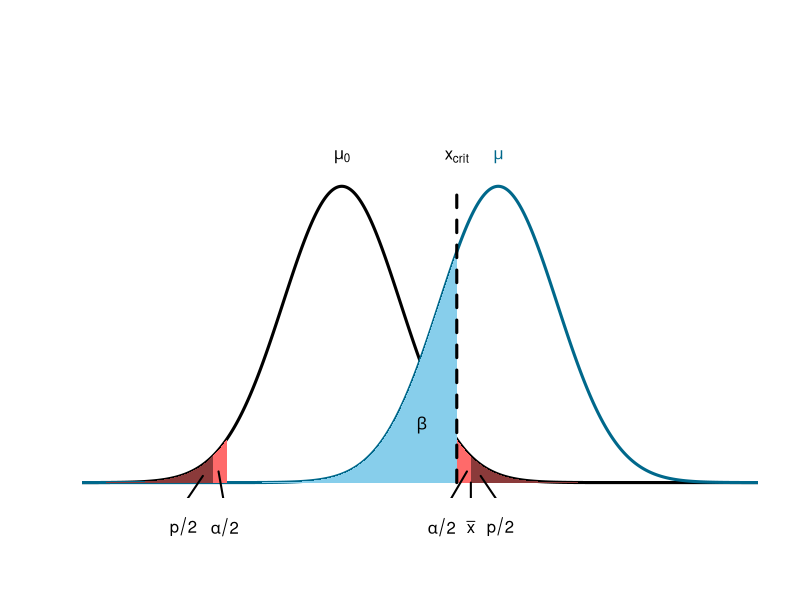
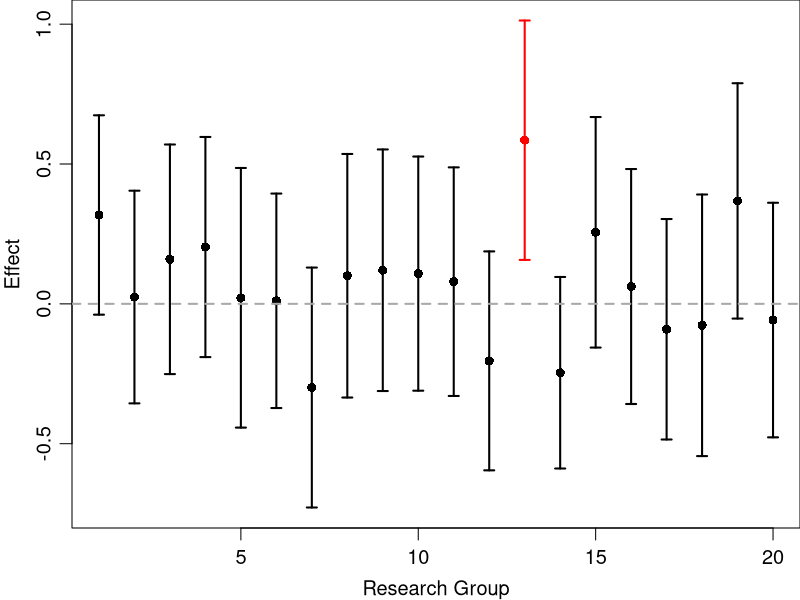

The R script that drew these images, in order:
## ---- chunk 1

# Given: mu_0 = 0, mu = 80, sigma = 150, n = 25
mu_0  <- 0
mu    <- 80
sigma <- 150
n     <- 25
alpha <- .05
se    <- sigma / sqrt(n)
M     <- mu_0 + 2.2 * se

# Distribution Curves
x <- seq(mu_0 - 5 * se, mu + 5 * se, .01)
f <- dnorm(x, mean = mu_0, sd = se)
plot(x, f, type = 'l', lwd = 3,
     axes = F, xlab = '', ylab = '',
     ylim = c(0, 1.3 * max(f)), xlim = c(mu_0 - 4 * se, mu + 4 * se))
g <- dnorm(x, mean = mu, sd = se)
points(x, g, type = 'l', col = "deepskyblue4", lwd = 3)

# Mark of Distributions
text(c(mu_0, mu), 1.1 * dnorm(mu_0, sd = se),
     expression(mu[0], mu), col = c("black", "deepskyblue4"))

# Right Rejection Area
xcol <- seq(qnorm(1-alpha/2, sd = se), mu_0 + 5 * se, .001)
fcol <- dnorm(xcol, mean = mu_0, sd = se)
polygon(c(xcol, rev(xcol)), 
        c(fcol*0, rev(fcol)),
        col = "indianred1", border = NA)
text(mu_0 + 2.2 * se - 15, -.002, expression(alpha/2), xpd = T)
arrows(mu_0 + 2.2 * se - 2, 0.0005, 
       mu_0 + 2.2 * se - 12, -0.001, 
       code = 0, lwd = 2)

# Left Rejection Area
xcol <- seq(mu_0 - 5 * se, qnorm(alpha/2, sd = se), .001)
fcol <- dnorm(xcol, mean = mu_0, sd = se)
polygon(c(xcol, rev(xcol)), 
        c(fcol*0, rev(fcol)),
        col = "indianred1", border = NA)
text(mu_0 - 2 * se, -.002, expression(alpha/2), xpd = T)
arrows(mu_0 - 2.1 * se, 0.0005, 
       mu_0 - 2 * se, -0.001, 
       code = 0, lwd = 2)

# Right P Value
xcol <- seq(M, mu_0 + 5 * se, .001)
fcol <- dnorm(xcol, mean = mu_0, sd = se)
polygon(c(xcol, rev(xcol)), 
        c(fcol*0, rev(fcol)),
        col = "indianred4", border = NA, xpd = T)
text(M + 15, -.002, expression(p/2), xpd = T)
arrows(M + 5, 0.0003, 
       M + 15, -0.001, 
       code = 0, lwd = 2)

# Left P Value
xcol <- seq(mu_0 - 5 * se, -M, .001)
fcol <- dnorm(xcol, mean = mu_0, sd = se)
polygon(c(xcol, rev(xcol)), 
        c(fcol*0, rev(fcol)),
        col = "indianred4", border = NA, xpd = T)
text(-M - 15, -.002, expression(p/2), xpd = T)
arrows(-M - 5, 0.0003, 
       -M - 15, -0.001, 
       code = 0, lwd = 2)

# Beta Area
xcol <- seq(qnorm(alpha/2, sd = se), qnorm(1-alpha/2, sd = se), .001)
gcol <- dnorm(xcol, mean = mu, sd = se)
polygon(c(xcol, rev(xcol)),
        c(gcol*0, rev(gcol)),
        col = "skyblue", border = NA)
text(mu - 1.3 * se, max(gcol)/4, expression(beta), xpd = T)

# Mark of Critical Value
arrows(qnorm(1-alpha/2, sd = se), 0, 
       qnorm(1-alpha/2, sd = se), dnorm(mu_0, sd = se), 
       lwd = 3, code = 0, lty = 2)
text(qnorm(1-alpha/2, sd = se), 1.1 * dnorm(mu_0, sd = se),
     expression(x[crit]))

# Mark of Data Point
text(M, -.002, expression(bar(x)), xpd = T)
arrows(M, 0, 
       M, -0.001, 
       code = 0, lwd = 2)

## ---- chunk 2

set.seed(1)

# Given: mu_0 = 0, mu = 80, sigma = 150, n = 25
mu_0  <- 0
mu    <- 80
sigma <- 150
n     <- 25
alpha <- .05

# Simulation
nsim  <- 1e5
test_results <- replicate(nsim, {
  x <- rnorm(n, mu, sigma)
  p_value <- t.test(x, mu = mu_0, 
                    alternative = "two.sided", 
                    conf.level = 1 - alpha)$p.value
  ifelse (p_value < alpha, 1, 0)
})

# Estimation
(test_power <- mean(test_results))

## ---- chunk 3
power.t.test(n = 25, delta = 80, sd = 150, 
             power = NULL, sig.level = .05, 
             alternative = 'two.sided', type = 'one.sample')
## ---- chunk 4

set.seed(1)

# Given: mu = 0.1, sigma = 2, n = 100
nsim  <- 20
mu    <- 0.1
mu_0  <- 0
sigma <- 2
n     <- 100
SE    <- sigma/sqrt(n)
alpha <- .05

# Initialisation
dat <- data.frame(index = NA,
                  M     = NA,
                  sd    = NA,
                  se    = NA,
                  d     = NA,
                  p     = NA)[-1, ]

# Simulation
for (i in 1:nsim) {
  x  <- rnorm(n, mu, sigma)
  se <- sd(x)/sqrt(n)
  d  <- mean(x)/sd(x)
  p  <- t.test(x, mu = mu_0, 
               alternative = "two.sided", 
               conf.level = 1 - alpha)$p.value
  
  new_dat <- data.frame(index = i, 
                        M     = mean(x),
                        sd    = sd(x),
                        se    = se,
                        d     = d,
                        p     = p)
  dat <- rbind(dat, new_dat)
}

# Plot
par(cex = 1.2, mar = c(3, 3, 0, 0), mgp = c(2, 0.7, 0))
ylim  <- c(min(dat$M - 2 * dat$se), max(dat$M + 2 * dat$se))
color <- ifelse(dat$p < alpha, "red", "black")
plot(M ~ index, dat, ylim = ylim, type = "n", 
     ylab = "Effect", xlab = "Research Group")

# Mean values and confidence intervals
points(M ~ index, dat, pch = 16, col = color)
t_CI_q <- qt(1-alpha/2, n-1)
arrows(dat$index, dat$M - t_CI_q * dat$se, 
       dat$index, dat$M + t_CI_q * dat$se, 
       length = 0.05, angle = 90, 
       code = 3, col = color, lwd = 2)

# Mark for critical value
abline(h = mu_0, col = "darkgrey", lty = 2, lwd = 2)

## ---- chunk 5
power.t.test(n = n, delta = mu, sd = sigma, 
             power = NULL, sig.level = alpha, 
             alternative = 'two.sided', type = 'one.sample')
## ---- chunk 6

ex_dat <- dat[which.max(dat$M-dat$se), ]
ex_dat

## ---- chunk 7
power.t.test(n = NULL, delta = 0.1, sd = 2, power = .8, sig.level = 0.05,
             alternative = 'two.sided', type = 'one.sample')
